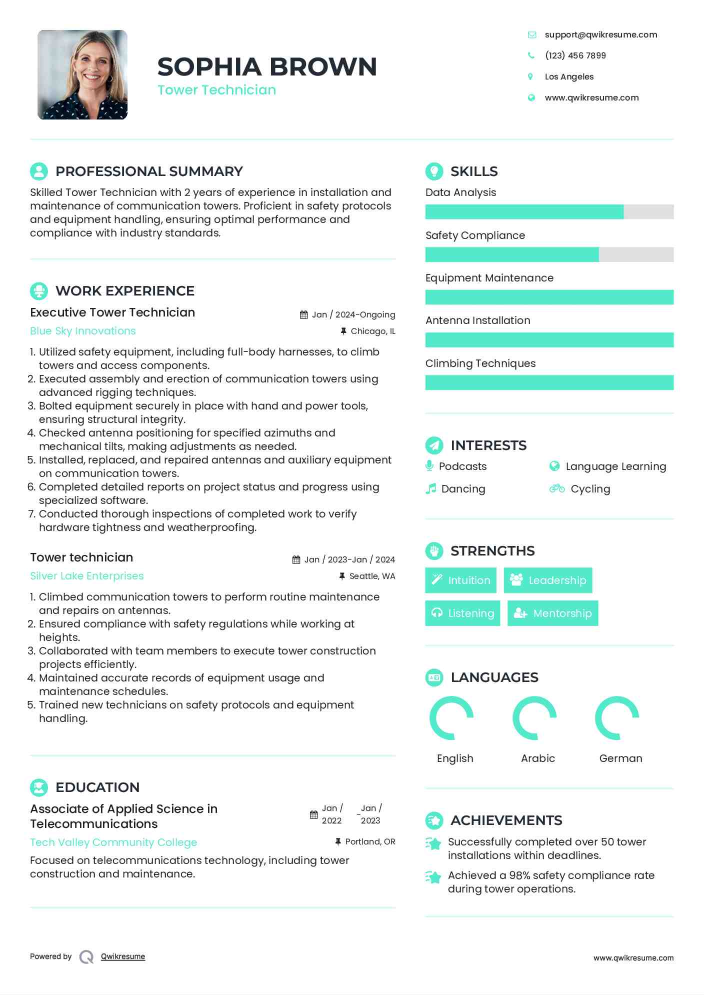
#> input picture Task21/input/2.jpg, 1407 x 1990 px (shown at 1/2 size)
$ python document_enhancer.py input/2.jpg
#> lines starting #> are read from the running program, lines starting #| are printed output that depends on the picture; after the words box and inside, x2 and y2 are one past the last pixel; in counts of white or black regions, pixels touching at a corner belong together
import cv2
import numpy as np
import os

# 1. LOAD IMAGE
def load_image(path):
    image = cv2.imread(path)

    if image is None:
        raise FileNotFoundError(f"Could not read image: {path}")

    return image

# 2. ORDER POINTS
def _order_points(pts):

    rect = np.zeros((4, 2), dtype="float32")

    s = pts.sum(axis=1)

    rect[0] = pts[np.argmin(s)]      # top-left
    rect[2] = pts[np.argmax(s)]      # bottom-right

    diff = np.diff(pts, axis=1)

    rect[1] = pts[np.argmin(diff)]   # top-right
    rect[3] = pts[np.argmax(diff)]   # bottom-left

    return rect

# 3. FIND DOCUMENT CONTOUR
def _largest_quad_from_mask(mask, min_area_ratio=0.2):

    contours, _ = cv2.findContours(
        mask,
        cv2.RETR_EXTERNAL,
        cv2.CHAIN_APPROX_SIMPLE
    )

    if not contours:
        return None

    c = max(contours, key=cv2.contourArea)

    total_area = mask.shape[0] * mask.shape[1]

    if cv2.contourArea(c) < min_area_ratio * total_area:
        return None

    peri = cv2.arcLength(c, True)

    for eps_mult in (0.02, 0.03, 0.05):

        approx = cv2.approxPolyDP(
            c,
            eps_mult * peri,
            True
        )

        if len(approx) == 4:
            return approx.reshape(4, 2)

    # Fallback
    rect = cv2.minAreaRect(c)

    return cv2.boxPoints(rect)


def _find_document_contour(image):
    ratio = image.shape[0] / 500.0
    small = cv2.resize(
        image,
        (
            int(image.shape[1] / ratio),
            500
        )
    )
    # Strategy 1: Edge based
    gray = cv2.cvtColor(
        small,
        cv2.COLOR_BGR2GRAY
    )

    blurred = cv2.GaussianBlur(
        gray,
        (5, 5),
        0
    )
    edged = cv2.Canny(
        blurred,
        50,
        150
    )
    edged = cv2.dilate(
        edged,
        np.ones((3, 3), np.uint8),
        iterations=1
    )
    quad = _largest_quad_from_mask(edged)
    if quad is not None:
        return quad * ratio
    # Strategy 2: Saturation
    hsv = cv2.cvtColor(
        small,
        cv2.COLOR_BGR2HSV
    )
    _, sat, _ = cv2.split(hsv)
    _, sat_mask = cv2.threshold(
        sat,
        60,
        255,
        cv2.THRESH_BINARY_INV
    )
    sat_mask = cv2.morphologyEx(
        sat_mask,
        cv2.MORPH_CLOSE,
        np.ones((15, 15), np.uint8)
    )
    sat_mask = cv2.morphologyEx(
        sat_mask,
        cv2.MORPH_OPEN,
        np.ones((5, 5), np.uint8)
    )
    quad = _largest_quad_from_mask(
        sat_mask
    )
    if quad is not None:
        return quad * ratio
    return None
# 4. PERSPECTIVE CORRECTION
def correct_perspective(image, trim_px=4):
    contour = _find_document_contour(image)
    if contour is None:
        return image.copy(), False
    rect = _order_points(contour)
    (tl, tr, br, bl) = rect
    width_a = np.linalg.norm(br - bl)
    width_b = np.linalg.norm(tr - tl)
    max_width = max(
        int(width_a),
        int(width_b)
    )
    height_a = np.linalg.norm(tr - br)
    height_b = np.linalg.norm(tl - bl)
    max_height = max(
        int(height_a),
        int(height_b)
    )
    if max_width < 20 or max_height < 20:
        return image.copy(), False
    dst = np.array(
        [
            [0, 0],
            [max_width - 1, 0],
            [max_width - 1, max_height - 1],
            [0, max_height - 1]
        ],
        dtype="float32"
    )
    matrix = cv2.getPerspectiveTransform(
        rect,
        dst
    )
    warped = cv2.warpPerspective(
        image,
        matrix,
        (max_width, max_height)
    )
    t = trim_px
    if t > 0 and warped.shape[0] > 2 * t + 10 and warped.shape[1] > 2 * t + 10:
        warped = warped[t:warped.shape[0] - t, t:warped.shape[1] - t]
    return warped, True
# 5. DESKEW
def deskew_image(gray_image):
    # Threshold to separate text from background
    _, binary = cv2.threshold(
        gray_image,
        0,
        255,
        cv2.THRESH_BINARY_INV + cv2.THRESH_OTSU
    )

    coords = np.column_stack(
        np.where(binary > 0)
    )

    # Not enough pixels to estimate angle
    if len(coords) < 50:
        return gray_image.copy(), 0.0
    angle = cv2.minAreaRect(coords)[-1]
    if angle < -45:
        angle = -(90 + angle)
    else:
        angle = -angle
    # Avoid unnecessary rotation
    if abs(angle) < 0.1:
        return gray_image.copy(), 0.0
    (h, w) = gray_image.shape[:2]
    center = (w // 2, h // 2)
    matrix = cv2.getRotationMatrix2D(
        center,
        angle,
        1.0
    )
    rotated = cv2.warpAffine(
        gray_image,
        matrix,
        (w, h),
        flags=cv2.INTER_CUBIC,
        borderMode=cv2.BORDER_REPLICATE
    )
    return rotated, angle
# 6. GRAYSCALE
def convert_to_grayscale(image):
    if len(image.shape) == 2:
        return image
    return cv2.cvtColor(
        image,
        cv2.COLOR_BGR2GRAY
    )
# 7. NOISE REDUCTION
def reduce_noise(gray_image, strength=10):
    return cv2.fastNlMeansDenoising(
        gray_image,
        None,
        h=strength,
        templateWindowSize=7,
        searchWindowSize=21
    )
# 8. CONTRAST ENHANCEMENT
def enhance_contrast(
    gray_image,
    clip_limit=1.5,
    tile_grid_size=(16, 16)
):
    clahe = cv2.createCLAHE(
        clipLimit=clip_limit,
        tileGridSize=tile_grid_size
    )

    return clahe.apply(gray_image)
# 9. SHARPENING
def sharpen_image(
    image,
    amount=0.6,
    radius=1.5
):

    blurred = cv2.GaussianBlur(
        image,
        (0, 0),
        radius
    )

    return cv2.addWeighted(
        image,
        1 + amount,
        blurred,
        -amount,
        0
    )
# 10. SAVE IMAGE
def save_image(image, path):
    parent = os.path.dirname(path)
    if parent:
        os.makedirs(
            parent,
            exist_ok=True
        )

    success = cv2.imwrite(
        path,
        image
    )

    if not success:
        raise RuntimeError(
            f"Could not save image: {path}"
        )

    return path

# 11. FULL ENHANCEMENT PIPELINE
def process_image(
    input_path,
    output_path=None
):
    original = load_image(
        input_path
    )
#> in load_image, image is the input picture: shape (1990, 1407, 3); mean B, G, R 241.6, 242.8, 236.4

    # Perspective correction
    corrected, contour_found = correct_perspective(
        original
    )
#> in _find_document_contour, `edged = cv2.Canny( blurred, 50, 150 )`:
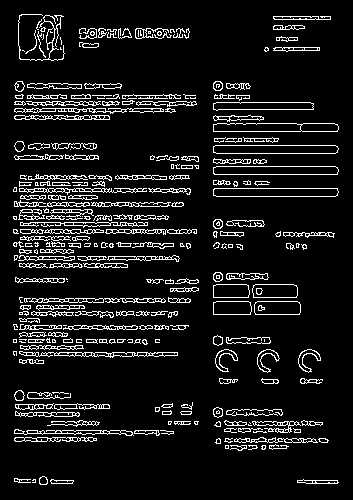
#> edged: shape (500, 353); 9.5% white in thin lines or dots, all inside (x1, y1, x2, y2) = (13, 14, 339, 485)
#> in _find_document_contour, `edged = cv2.dilate( edged, np.ones((3, 3), np.uint8), iterations=1 )`:
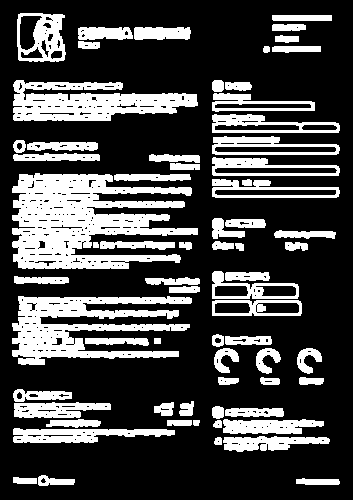
#> edged: shape (500, 353); 27.4% white; 68 white regions
#> in _largest_quad_from_mask, `contours, _ = cv2.findContours( mask, cv2.RETR_EXTERNAL, cv2.CHAIN_APP..`: contours = 68 contours; largest, box (x1, y1, x2, y2) and area: (12, 173, 198, 269) 10374, (12, 296, 192, 365) 5812, (13, 80, 198, 121) 4656, (17, 13, 66, 62) 2094, (212, 136, 340, 155) 1706
#> in _largest_quad_from_mask, `c = max(contours, key=cv2.contourArea)`: c = contour of 371 points, box (x1, y1, x2, y2) (12, 173, 198, 269), area 10374
#> in _find_document_contour, `hsv = cv2.cvtColor( small, cv2.COLOR_BGR2HSV )`: hsv: shape (500, 353, 3); mean H, S, V 14.7, 8.4, 243.1
#> in _find_document_contour, `_, sat, _ = cv2.split(hsv)`:
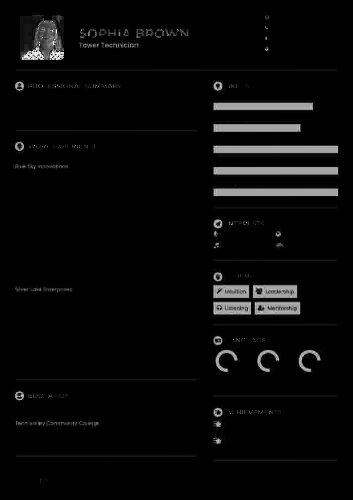
#> sat: shape (500, 353); min 0, max 255, mean 8.4
#> in _find_document_contour, `_, sat_mask = cv2.threshold( sat, 60, 255, cv2.THRESH_BINARY_INV )`:
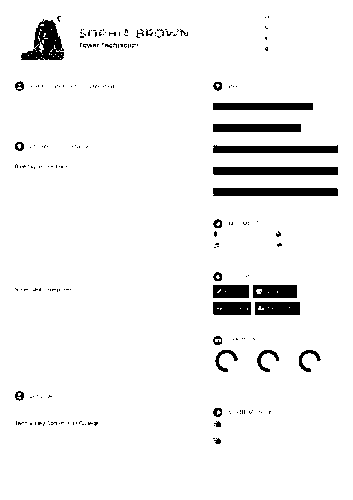
#> sat_mask: shape (500, 353); 94.9% white; 193 black regions (166 under 20 px), largest, box (x1, y1, x2, y2) and area: (213, 167, 338, 175) 999, (213, 188, 338, 196) 998, (21, 19, 64, 60) 957
#> in _find_document_contour, `sat_mask = cv2.morphologyEx( sat_mask, cv2.MORPH_CLOSE, np.ones((15, 1..`: sat_mask: shape (500, 353); every value is 255
#> the loop in _largest_quad_from_mask, `for eps_mult in (0.02, 0.03, 0.05): ` made 1 pass
#> approx on pass 1: [[0, 0], [0, 499], [352, 499], [352, 0]]
#> in _find_document_contour, `quad = _largest_quad_from_mask( sat_mask )`: quad = [[0, 0], [0, 499], [352, 499], [352, 0]]
#> in correct_perspective, `contour = _find_document_contour(image)`: contour = [[0, 0], [0, 1986], [1401, 1986], [1401, 0]]
#> in _order_points, `s = pts.sum(axis=1)`: s = [0, 1986, 3387, 1401]
#> in _order_points, `diff = np.diff(pts, axis=1)`: diff = [0, 1986, 585.1, -1401]
#> in correct_perspective, `rect = _order_points(contour)`: rect = [[0, 0], [1401, 0], [1401, 1986], [0, 1986]]
#> in correct_perspective, `(tl, tr, br, bl) = rect`: tl = [0, 0]; tr = [1401, 0]; br = [1401, 1986]; bl = [0, 1986]
#> in correct_perspective, `width_a = np.linalg.norm(br - bl)`: width_a = 1401
#> in correct_perspective, `max_width = max( int(width_a), int(width_b) )`: max_width = 1400
#> in correct_perspective, `height_a = np.linalg.norm(tr - br)`: height_a = 1986
#> in correct_perspective, `dst = np.array( [ [0, 0], [max_width - 1, 0], [max_width - 1, max_heig..`: dst = [[0, 0], [1399, 0], [1399, 1985], [0, 1985]]
#> in correct_perspective, `matrix = cv2.getPerspectiveTransform( rect, dst )`: matrix = [[0.999, 0, 0], [0, 0.999, 0], [0, -8.18e-20, 1]]
#> in correct_perspective, `warped = warped[t:warped.shape[0] - t, t:warped.shape[1] - t]`:
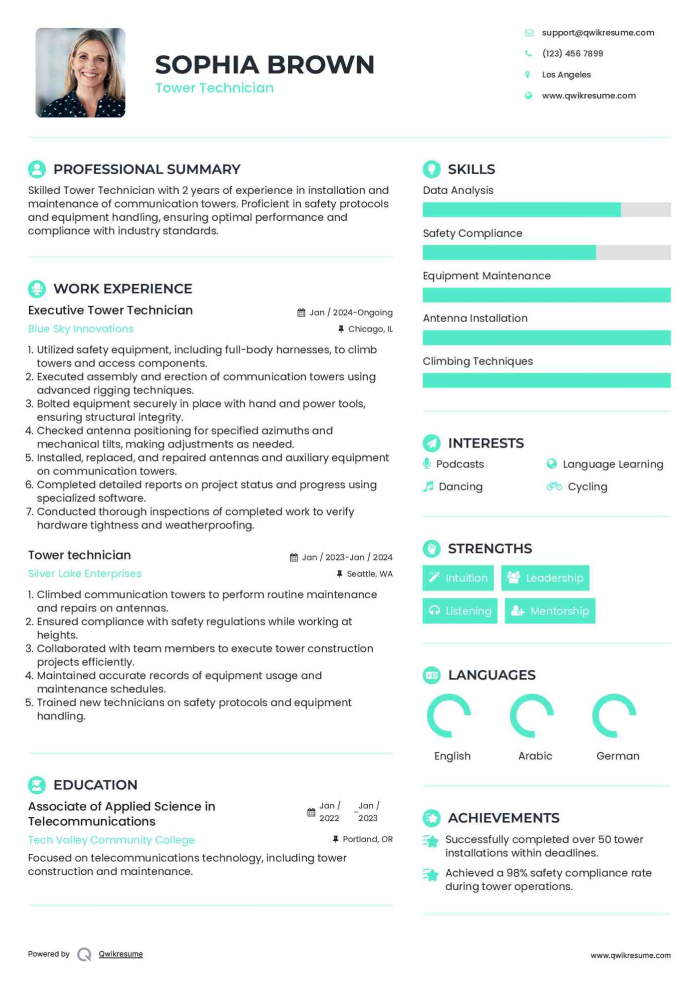
#> warped: shape (1978, 1392, 3) (shown at 1/2 size); mean B, G, R 241.4, 242.6, 236.1
#> contour_found = True

    # Grayscale
    gray = convert_to_grayscale(
        corrected
    )
    # Deskew
    deskewed, deskew_angle = deskew_image(
        gray
    )
#> in deskew_image, `_, binary = cv2.threshold( gray_image, 0, 255, cv2.THRESH_BINARY_INV +..`:
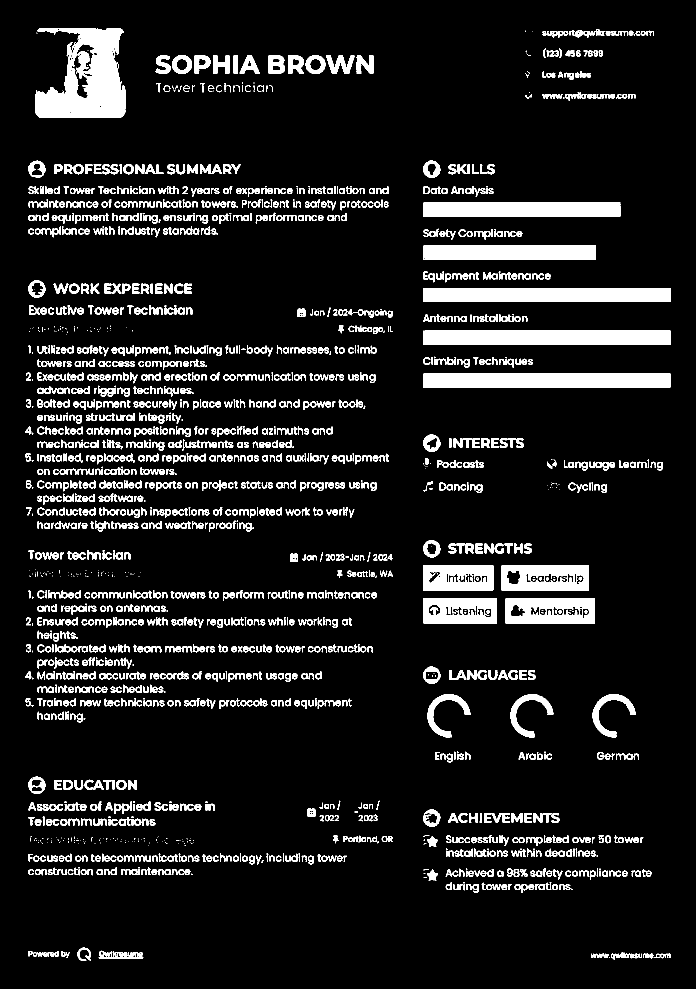
#> binary: shape (1978, 1392) (shown at 1/2 size); 10.1% white; 2184 white regions (420 under 20 px), largest, box (x1, y1, x2, y2) and area: (71, 56, 251, 235) 20318, (846, 661, 1341, 690) 14346, (846, 576, 1341, 604) 13857
#> in deskew_image, `coords = np.column_stack( np.where(binary > 0) )`: coords = 278490 pairs, first value 56 to 1921, second value 50 to 1340
#> in deskew_image, `angle = cv2.minAreaRect(coords)[-1]`: angle = -90
#> in deskew_image, `angle = -(90 + angle)`: angle = 0
#> deskew_angle = 0

    # Denoising
    denoised = reduce_noise(
        deskewed
    )

    # Contrast enhancement
    contrasted = enhance_contrast(
        denoised
    )
    # Sharpening
    final = sharpen_image(
        contrasted
    )
#> in sharpen_image, `return cv2.addWeighted( image, 1 + amount, blurred, -amount, 0 )`:
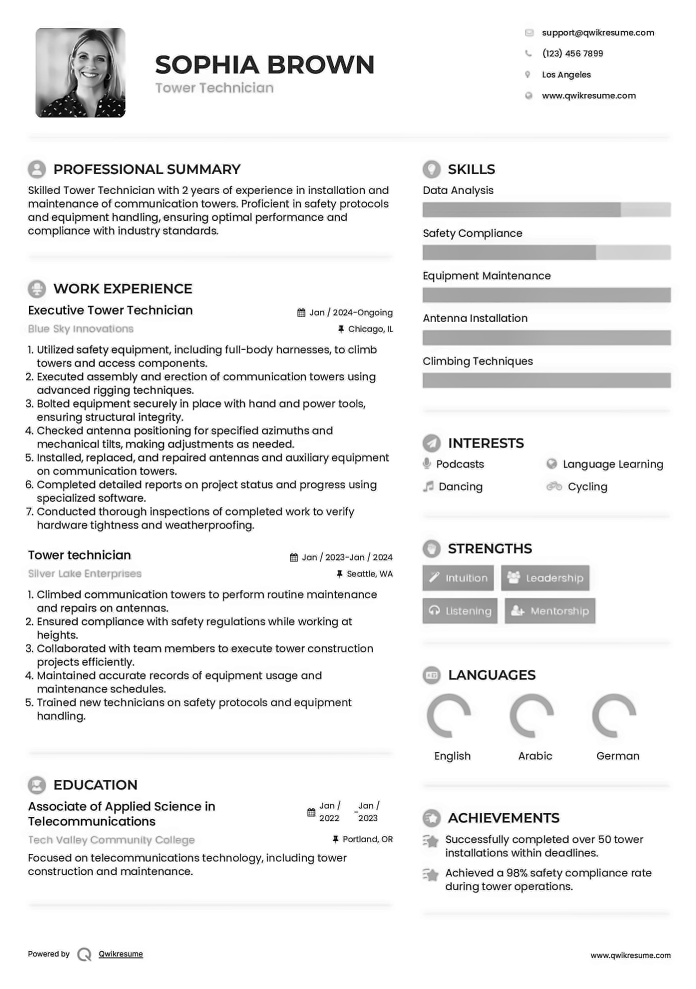
#> returned value: shape (1978, 1392) (shown at 1/2 size); min 0, max 255, mean 237.1
    # Save final result
    if output_path:
        save_image(
            final,
            output_path
        )

    return {

        "original": original,

        "perspective_corrected": corrected,

        "contour_found": contour_found,

        "grayscale": gray,

        "deskewed": deskewed,

        "deskew_angle": deskew_angle,

        "denoised": denoised,

        "contrast_enhanced": contrasted,

        "sharpened": final,

        "final": final
    }

# COMMAND LINE
def _default_output_path(input_path):

    root, _ = os.path.splitext(
        input_path
    )

    return f"{root}_enhanced.png"


if __name__ == "__main__":

    import sys

    if len(sys.argv) < 2:

        print(
            "Usage: python document_enhancer.py <image_path>"
        )

        sys.exit(1)

    input_path = sys.argv[1]

    output_path = _default_output_path(
        input_path
    )

    process_image(
        input_path,
        output_path
    )

    print(
        f"Enhanced image saved to: {output_path}"
    )

$ run again, on Task21/input/3.png
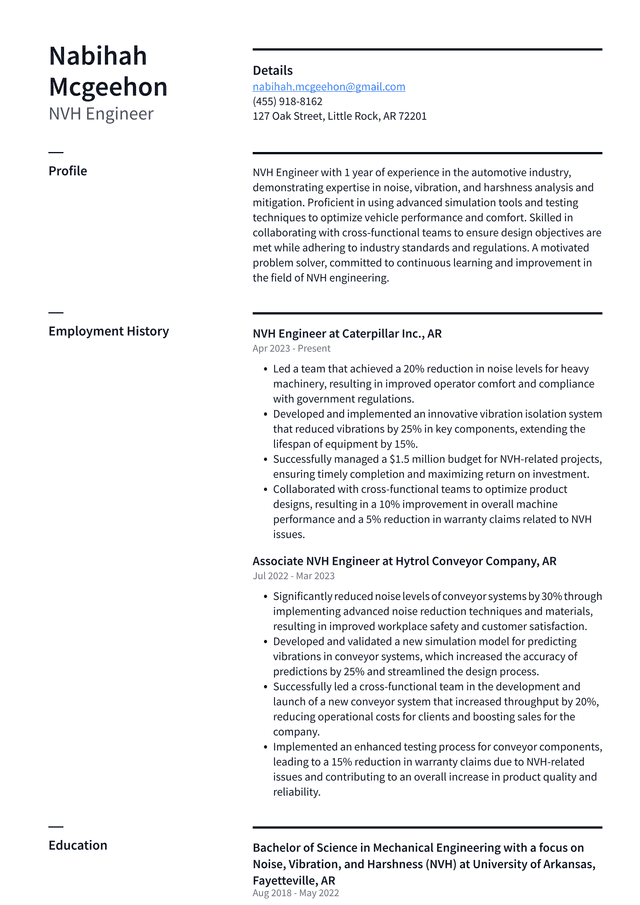
#> input picture Task21/input/3.png, 640 x 905 px
#> in load_image, image is the input picture: shape (905, 640, 3); mean B, G, R 242.8, 241.9, 241.5
#> in _find_document_contour, `edged = cv2.dilate( edged, np.ones((3, 3), np.uint8), iterations=1 )`:
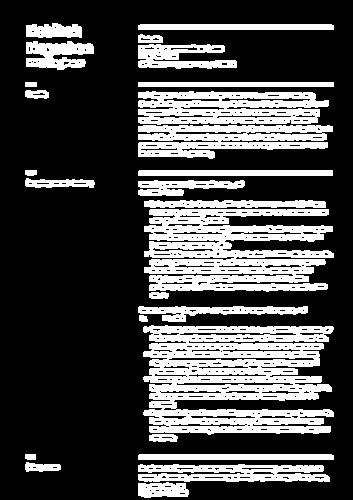
#> edged: shape (500, 353); 28.8% white; 26 white regions
#> contours = 26 contours; largest, box (x1, y1, x2, y2) and area: (143, 325, 334, 435) 15642, (144, 209, 334, 292) 10559, (138, 91, 329, 125) 5184, (138, 125, 333, 159) 4282, (138, 464, 330, 482) 2450
#> c = contour of 457 points, box (x1, y1, x2, y2) (143, 325, 334, 435), area 15642
#> hsv: shape (500, 353, 3); mean H, S, V 20.9, 2.6, 242.8
#> the loop in _largest_quad_from_mask, `for eps_mult in (0.02, 0.03, 0.05): ` made 1 pass
#> approx on pass 1: [[0, 0], [0, 499], [352, 499], [352, 0]]
#> quad = [[0, 0], [0, 499], [352, 499], [352, 0]]
#> contour = [[0, 0], [0, 903.2], [637.1, 903.2], [637.1, 0]]
#> s = [0, 903.2, 1540.3, 637.1]
#> diff = [0, 903.2, 266.1, -637.1]
#> rect = [[0, 0], [637.1, 0], [637.1, 903.2], [0, 903.2]]
#> tl = [0, 0]; tr = [637.1, 0]; br = [637.1, 903.2]; bl = [0, 903.2]
#> width_a = 637.1
#> max_width = 637
#> height_a = 903.2
#> max_height = 903
#> dst = [[0, 0], [636, 0], [636, 902], [0, 902]]
#> matrix = [[0.998, 0, 0], [0, 0.999, 0], [0, 0, 1]]
#> contour_found = True
#> binary: shape (895, 629); 8.8% white in thin lines or dots, all inside (x1, y1, x2, y2) = (44, 41, 598, 893)
#> coords = 49488 pairs, first value 41 to 892, second value 44 to 597
#> in deskew_image, `angle = cv2.minAreaRect(coords)[-1]`: angle = -90
#> in deskew_image, `angle = -(90 + angle)`: angle = 0
#> in sharpen_image, `blurred = cv2.GaussianBlur( image, (0, 0), radius )`:
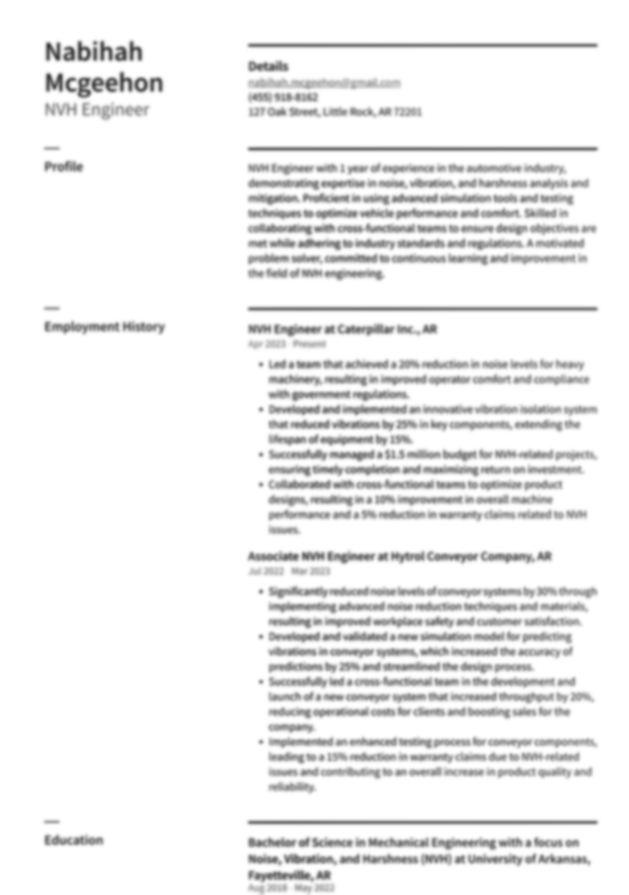
#> blurred: shape (895, 629); min 64, max 255, mean 238.5
